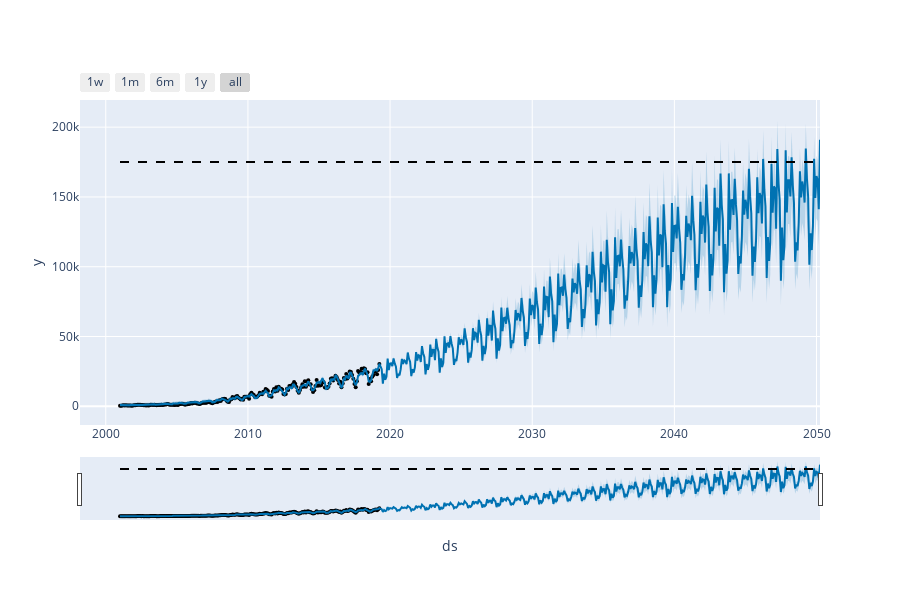

The notebook cell this image was saved under:
### Code cell
from fbprophet.plot import plot_plotly
import plotly.offline as py
py.init_notebook_mode()

fig = plot_plotly(model_wind, wind_pred) # this returns a plotly figure
py.iplot(fig)

### Figure 1 — Plotly figure (JSON) as saved in the notebook; plotly's stock layout.template omitted (floating-point values rounded to 4 significant figures; data arrays with more than 128 entries replaced by an {"elided": "..."} marker saying what was removed)
{"data": [{"marker": {"color": "black", "size": 4}, "mode": "markers", "name": "Actual", "type": "scatter", "x": {"elided": "220 str values"}, "y": {"elided": "220 int values"}}, {"hoverinfo": "skip", "line": {"width": 0}, "mode": "lines", "type": "scatter", "x": {"elided": "592 str values"}, "y": {"elided": "592 float values"}}, {"fill": "tonexty", "fillcolor": "rgba(0, 114, 178, 0.2)", "line": {"color": "#0072B2", "width": 2}, "mode": "lines", "name": "Predicted", "type": "scatter", "x": {"elided": "592 str values"}, "y": {"elided": "592 float values"}}, {"fill": "tonexty", "fillcolor": "rgba(0, 114, 178, 0.2)", "hoverinfo": "skip", "line": {"width": 0}, "mode": "lines", "type": "scatter", "x": {"elided": "592 str values"}, "y": {"elided": "592 float values"}}, {"line": {"color": "black", "dash": "dash", "width": 2}, "mode": "lines", "name": "Cap", "type": "scatter", "x": {"elided": "592 str values"}, "y": {"elided": "592 int values"}}], "layout": {"height": 600, "showlegend": false, "width": 900, "xaxis": {"rangeselector": {"buttons": [{"count": 7, "label": "1w", "step": "day", "stepmode": "backward"}, {"count": 1, "label": "1m", "step": "month", "stepmode": "backward"}, {"count": 6, "label": "6m", "step": "month", "stepmode": "backward"}, {"count": 1, "label": "1y", "step": "year", "stepmode": "backward"}, {"step": "all"}]}, "rangeslider": {"visible": true}, "title": {"text": "ds"}, "type": "date"}, "yaxis": {"title": {"text": "y"}}}}
